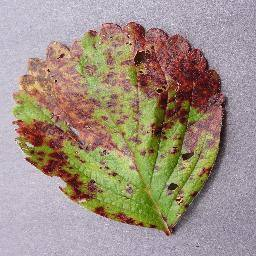
#> input picture mobile/assets/catalog/Strawberry_Leaf_scorch.jpg, 256 x 256 px
$ python -i preprocess.py   (imports and definitions only)
#> lines starting #> are read from the running program, lines starting #| are printed output that depends on the picture
#> further down, picture is the input picture: PIL image 256x256 RGB; mean R, G, B 159.6, 144.1, 130.9
"""Model uchun yagona preprocessing (o'qitishdagi val transform bilan bir xil): resize(256) → center crop(224)."""
import numpy as np
from PIL import Image

MEAN = np.array([0.485, 0.456, 0.406], dtype=np.float32)
STD = np.array([0.229, 0.224, 0.225], dtype=np.float32)


def resize_center_crop(img: Image.Image, resize: int = 256, crop: int = 224) -> Image.Image:
#> called with resize = 256, crop = 224
    img = img.convert("RGB")
    w, h = img.size
#> w = 256; h = 256
    s = resize / min(w, h)
#> s = 1
    img = img.resize((max(crop, round(w * s)), max(crop, round(h * s))), Image.BILINEAR)
    w, h = img.size
    left, top = (w - crop) // 2, (h - crop) // 2
#> left = 16; top = 16
    return img.crop((left, top, left + crop, top + crop))
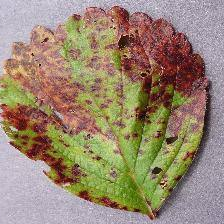
#> returned value: PIL image 224x224 RGB; mean R, G, B 153.4, 135.4, 113.5


def to_tensor(img: Image.Image) -> np.ndarray:
    """→ (1, 3, 224, 224) float32, ImageNet normalizatsiyasi."""
    x = np.asarray(resize_center_crop(img), dtype=np.float32) / 255.0
    return ((x - MEAN) / STD).transpose(2, 0, 1)[None].astype(np.float32)

>>> from PIL import Image
>>> picture = Image.open('../../../mobile/assets/catalog/Strawberry_Leaf_scorch.jpg')
>>> result = to_tensor(picture)

$ run again, on mobile/assets/catalog/Apple_Black_rot.jpg
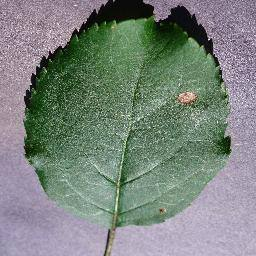
#> input picture mobile/assets/catalog/Apple_Black_rot.jpg, 256 x 256 px
#> picture is the input picture: PIL image 256x256 RGB; mean R, G, B 123.3, 132.4, 125.9
#> in resize_center_crop, `return img.crop((left, top, left + crop, top + crop))`:
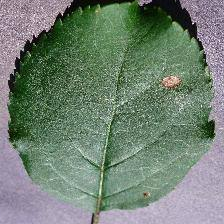
#> returned value: PIL image 224x224 RGB; mean R, G, B 114.2, 129.7, 115.7

$ run again, on mobile/assets/catalog/Apple_Cedar_rust.jpg
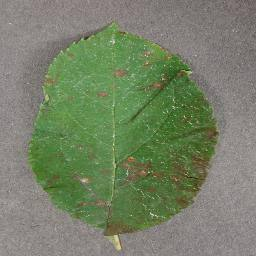
#> input picture mobile/assets/catalog/Apple_Cedar_rust.jpg, 256 x 256 px
#> picture is the input picture: PIL image 256x256 RGB; mean R, G, B 118, 129.2, 103.4
#> in resize_center_crop, `return img.crop((left, top, left + crop, top + crop))`:
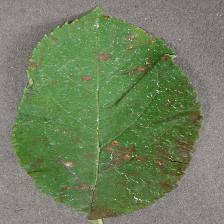
#> returned value: PIL image 224x224 RGB; mean R, G, B 111.6, 128.1, 95

$ run again, on mobile/assets/catalog/Apple_Scab.jpg
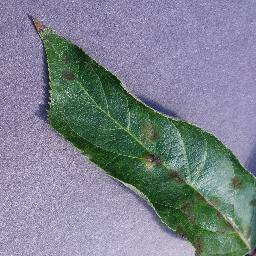
#> input picture mobile/assets/catalog/Apple_Scab.jpg, 256 x 256 px
#> picture is the input picture: PIL image 256x256 RGB; mean R, G, B 124.5, 131, 142.9
#> in resize_center_crop, `return img.crop((left, top, left + crop, top + crop))`:
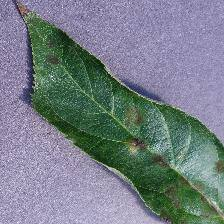
#> returned value: PIL image 224x224 RGB; mean R, G, B 118.4, 127.4, 135.3
